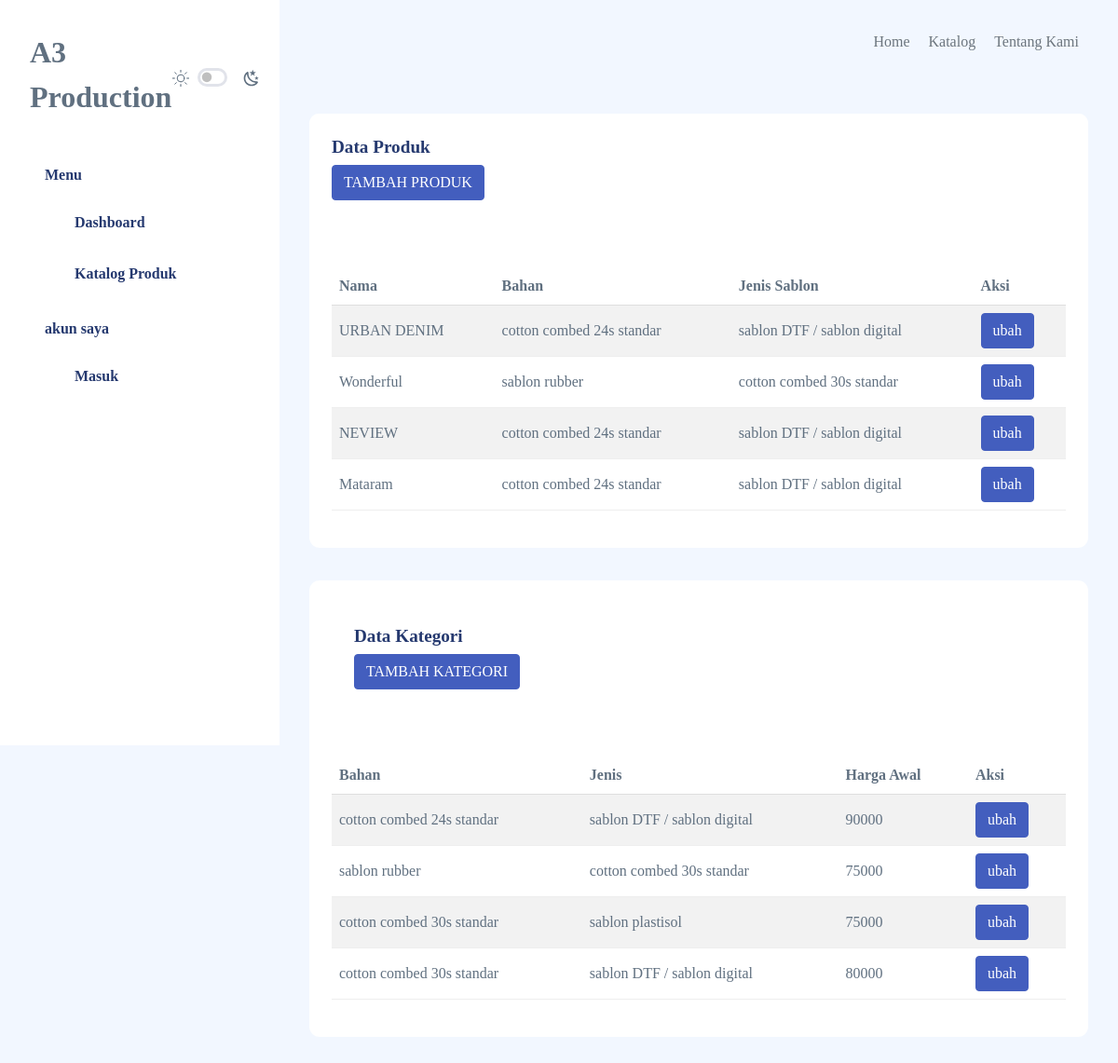
/produk.php, run on the app's committed database.
### tables this page shows
CREATE TABLE IF NOT EXISTS `produk` (
  `id` int NOT NULL AUTO_INCREMENT,
  `nama` varchar(255) NOT NULL DEFAULT '',
  `kategori` int NOT NULL,
  `foto` text,
  PRIMARY KEY (`id`),
  KEY `kategori` (`kategori`)
);

CREATE TABLE IF NOT EXISTS `kategori` (
  `id` int NOT NULL AUTO_INCREMENT,
  `bahan` varchar(120) NOT NULL DEFAULT '',
  `jenis` varchar(120) DEFAULT NULL,
  `harga` int DEFAULT NULL,
  PRIMARY KEY (`id`)
);

### produk.php (the view, shortened to what this page needs)
<?php
require_once 'header.php';
$conn = new mysqli('localhost', 'root', '', 'sablon');
$r = mysqli_query($conn, "SELECT produk.id as pesid ,produk.*, kategori.*   FROM produk
   JOIN kategori ON kategori.id = produk.kategori
      ");
$data = [];
while ($produks = mysqli_fetch_assoc($r)) {
    $data[] = $produks;
}
$sql = mysqli_query($conn, "select * from kategori");
$data_kategori = [];
while ($kategori = mysqli_fetch_assoc($sql)) {
    $data_kategori[] = $kategori;
}
?>
<div id="app">
    <div id="sidebar" class="active">
        <div class="sidebar-wrapper active">
            <div class="sidebar-header position-relative">
                <div class="d-flex justify-content-between align-items-center">
                    <div class="logo">
                        <a href="index.html"><img src="assets/images/logo/logo.svg" alt="Logo" srcset="" /></a>
                    </div>
                    <div class="theme-toggle d-flex gap-2 align-items-center mt-2">
                        <div class="form-check form-switch fs-6">
                        </div>
                    </div>
                </div>
            </div>
            <div class="sidebar-menu">
                <?php include_once 'sidebar.php' ?>
            </div>
        </div>
    </div>
    <div id="main" class="layout-navbar navbar-fixed">
        <?php include_once 'navbar.php' ?>
        <div id="main-content">
            <div class="page-heading">
                <section class="section">
                    <div class="card">
                        <div class="card-header">
                            <h4 class="card-title">Data Produk</h4>
                            <div class="page-title mb-5 me-3">
                                <a href="add-produk.php" class="btn btn-primary"> TAMBAH PRODUK</a>
                            </div>
                        </div>
                        <div class="card-body">
                            <table class="table table-striped" id="table1">
                                <thead>
                                    <tr>
                                        <th>Nama </th>
                                        <th>Bahan </th>
                                        <th>Jenis Sablon</th>
                                        <th>Aksi</th>
                                    </tr>
                                </thead>
                                <tbody><?php foreach ($data as $r) : ?>
                                        <tr>
                                            <td><?= $r['nama'] ?></td>
                                            <td><?= $r['bahan'] ?></td>
                                            <td><?= $r['jenis'] ?></td>
                                            <td> <a href="edit-produk.php?id=<?= $r['pesid'] ?>" class="btn btn-primary">ubah</a></td>
                                        </tr>
                                    <?php endforeach; ?>
                                </tbody>
                            </table>
                        </div>
                    </div>
                    <div class="card">
                        <div class="card-body">
                            <div class="card-header">
                                <h4 class="card-title">Data Kategori</h4>
                                <div class="page-title mb-5">
                                    <a href="add-kategori.php" class="btn btn-primary"> TAMBAH KATEGORI</a>
                                </div>
                            </div>
                            <table class="table table-striped" id="table1">
                                <thead>
                                    <tr>
                                        <th>Bahan</th>
                                        <th>Jenis</th>
                                        <th>Harga Awal</th>
                                        <th>Aksi</th>
                                    </tr>
                                </thead>
                                <tbody><?php foreach ($data_kategori as $r) : ?>
                                        <tr>
                                            <td><?= $r['bahan'] ?></td>
                                            <td><?= $r['jenis'] ?></td>
                                            <td><?= $r['harga'] ?></td>
                                            <td> <a href="edit-kategori.php?id=<?= $r['id'] ?>" class="btn btn-primary">ubah</a></td>
                                        </tr>
                                    <?php endforeach; ?>
                                </tbody>
                            </table>
                        </div>
                    </div>
                </section>
            </div>
        </div>
    </div>
    <?php include_once 'footer.php' ?>

### data on the page
produk: nama "URBAN DENIM", kategori.bahan "cotton combed 24s standar", kategori.jenis "sablon DTF / sablon digital"
produk: nama "Wonderful", kategori.bahan "sablon rubber", kategori.jenis "cotton combed 30s standar"
produk: nama "NEVIEW", kategori.bahan "cotton combed 24s standar", kategori.jenis "sablon DTF / sablon digital"
produk: nama "Mataram", kategori.bahan "cotton combed 24s standar", kategori.jenis "sablon DTF / sablon digital"
kategori: bahan "cotton combed 24s standar", jenis "sablon DTF / sablon digital", harga "90000"
kategori: bahan "sablon rubber", jenis "cotton combed 30s standar", harga "75000"
kategori: bahan "cotton combed 30s standar", jenis "sablon plastisol", harga "75000"
kategori: bahan "cotton combed 30s standar", jenis "sablon DTF / sablon digital", harga "80000"
